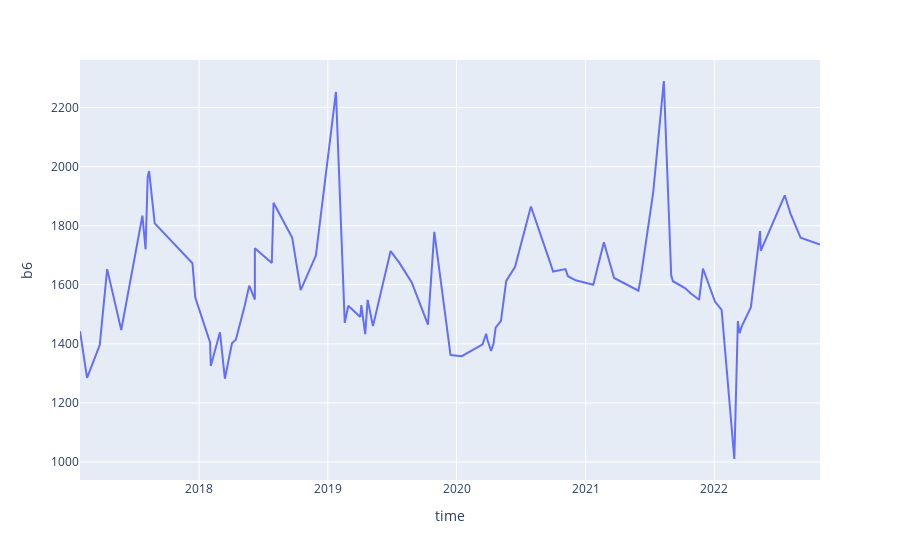

The cell this chart's notebook holds for it:
### Code cell
px.line(df_trees[df_trees["id"]==1077], x="time", y="b6")
